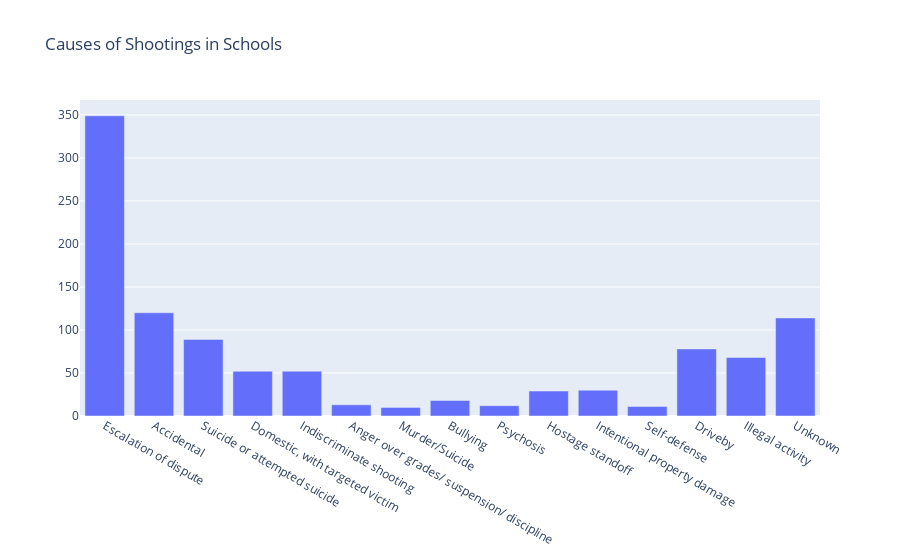

Notebook source saved alongside this figure:
### Markdown cell above
### What are some major causes of Shootings in Schools?

### Code cell
tot = [situation[x].sum() for x in situation.columns[1:]]
causes = situation.columns[1:]
fig = go.Figure(go.Bar(x=causes,y=tot))
fig.update_layout(title_text='Causes of Shootings in Schools')
fig.show()

### Figure 1 — Plotly figure (JSON) as saved in the notebook; plotly's stock layout.template omitted (floating-point values rounded to 4 significant figures)
{"data": [{"type": "bar", "x": ["Escalation of dispute", "Accidental", "Suicide or attempted suicide", "Domestic, with targeted victim", "Indiscriminate shooting", "Anger over grades/ suspension/ discipline", "Murder/Suicide", "Bullying", "Psychosis", "Hostage standoff", "Intentional property damage", "Self-defense", "Driveby", "Illegal activity", "Unknown"], "y": [349, 120, 89, 52, 52, 13, 10, 18, 12, 29, 30, 11, 78, 68, 114]}], "layout": {"title": {"text": "Causes of Shootings in Schools"}}}
